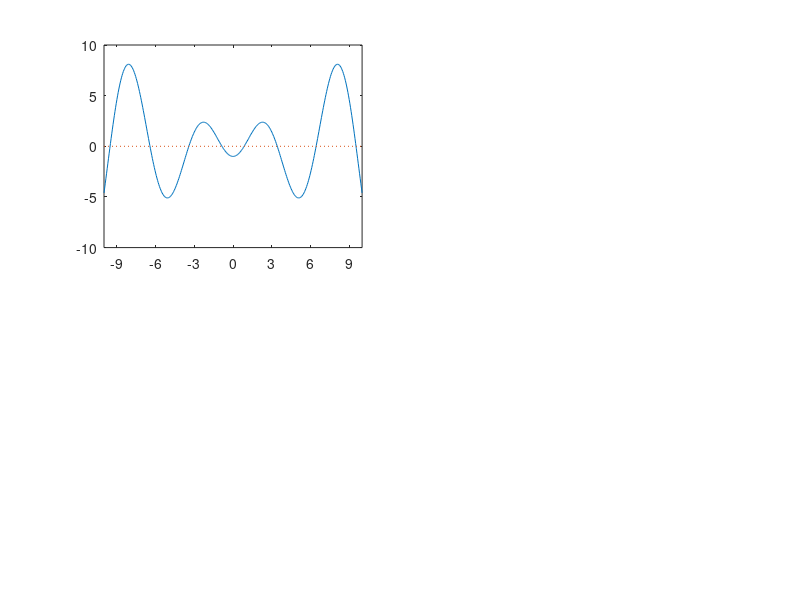
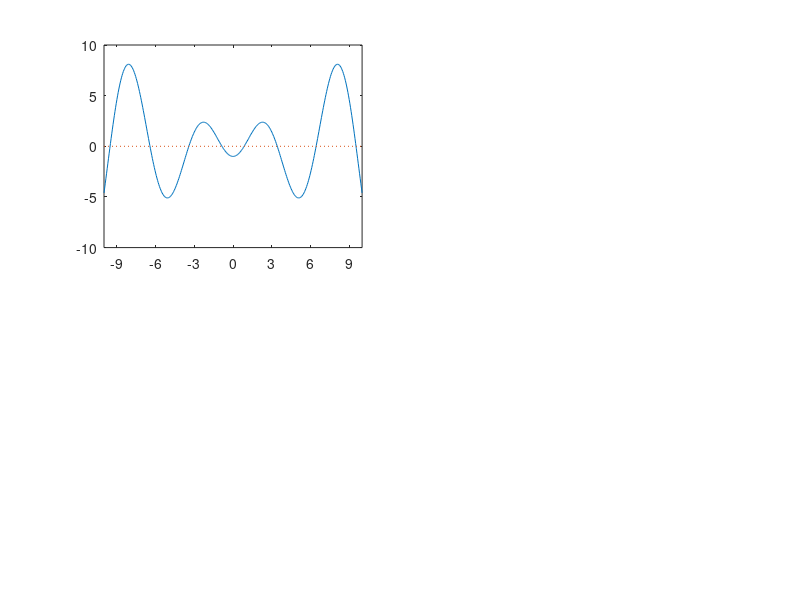

The MATLAB source for these figures, in order:
% Demonstrate newton's stuff
% Copyright 1999 by Todd K. Moon

t = -10:.05:10;
subplot(2,2,1);
plot(t,t.*sin(t) - cos(t));
hold on;
plot([-10 10],[0 0],':')
set(gca,'XTick',[-9,-6, -3,0,3,6,9])
x = 2.3;
xs(1) = x;
f = x* sin(x) - cos(x);
ys(1) = f;
for i=2:10
  f = x* sin(x) - cos(x);
  df = x*cos(x) + 2* sin(x);
  x = x - f/df;
  xs(i) = x;
  ys(i) = f;
end
print -dps ../pictures/newt1.ps
print -deps ../pictures/newt1.eps
